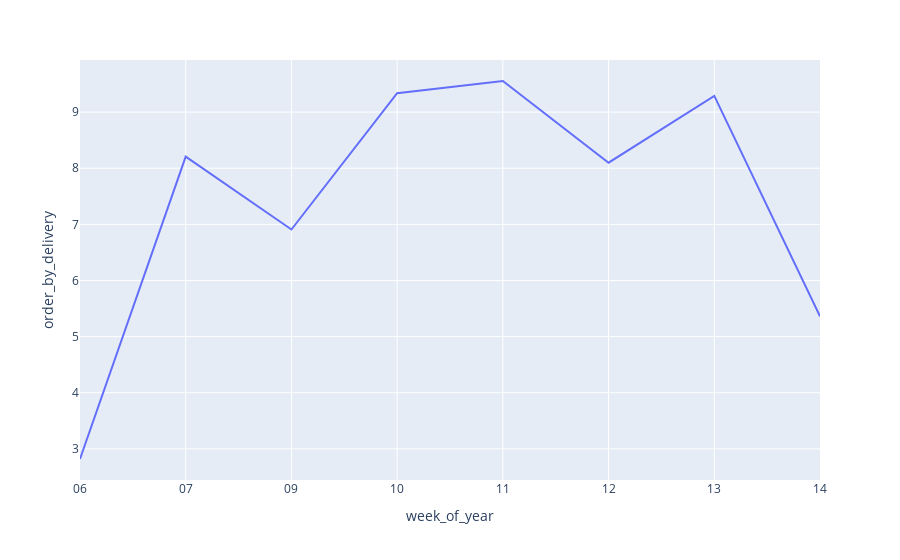

Notebook cell for this chart:
### Code cell
# 5. A quantidade de pedidos por entregador por semana.

# Quantidade de pedidos por entregador por Semana
df_aux1 = df.loc[:, ['delivery_id', 'week_of_year']].groupby('week_of_year').count().reset_index()
df_aux2 = df.loc[:, ['delivery_person_id', 'week_of_year']].groupby('week_of_year').nunique().reset_index()
df_aux = pd.merge(df_aux1, df_aux2, how='inner')

# Quantas entregas na semana / Quantos entregadores únicos por semana
df_aux['order_by_delivery'] = df_aux['delivery_id'] / df_aux['delivery_person_id']

# # gráfico
px.line(df_aux, x='week_of_year', y='order_by_delivery')

### Figure 1 — Plotly figure (JSON) as saved in the notebook; plotly's stock layout.template omitted (floating-point values rounded to 4 significant figures)
{"data": [{"hovertemplate": "week_of_year=%{x}<br>order_by_delivery=%{y}<extra></extra>", "legendgroup": "", "line": {"color": "#636efa", "dash": "solid"}, "marker": {"symbol": "circle"}, "mode": "lines", "name": "", "orientation": "v", "showlegend": false, "type": "scatter", "x": ["06", "07", "09", "10", "11", "12", "13", "14"], "xaxis": "x", "y": [2.819, 8.207, 6.908, 9.338, 9.554, 8.099, 9.289, 5.36], "yaxis": "y"}], "layout": {"autosize": true, "legend": {"tracegroupgap": 0}, "margin": {"t": 60}, "xaxis": {"anchor": "y", "autorange": true, "domain": [0, 1], "range": [0, 7], "title": {"text": "week_of_year"}, "type": "category"}, "yaxis": {"anchor": "x", "autorange": true, "domain": [0, 1], "range": [2.445, 9.928], "title": {"text": "order_by_delivery"}, "type": "linear"}}}
